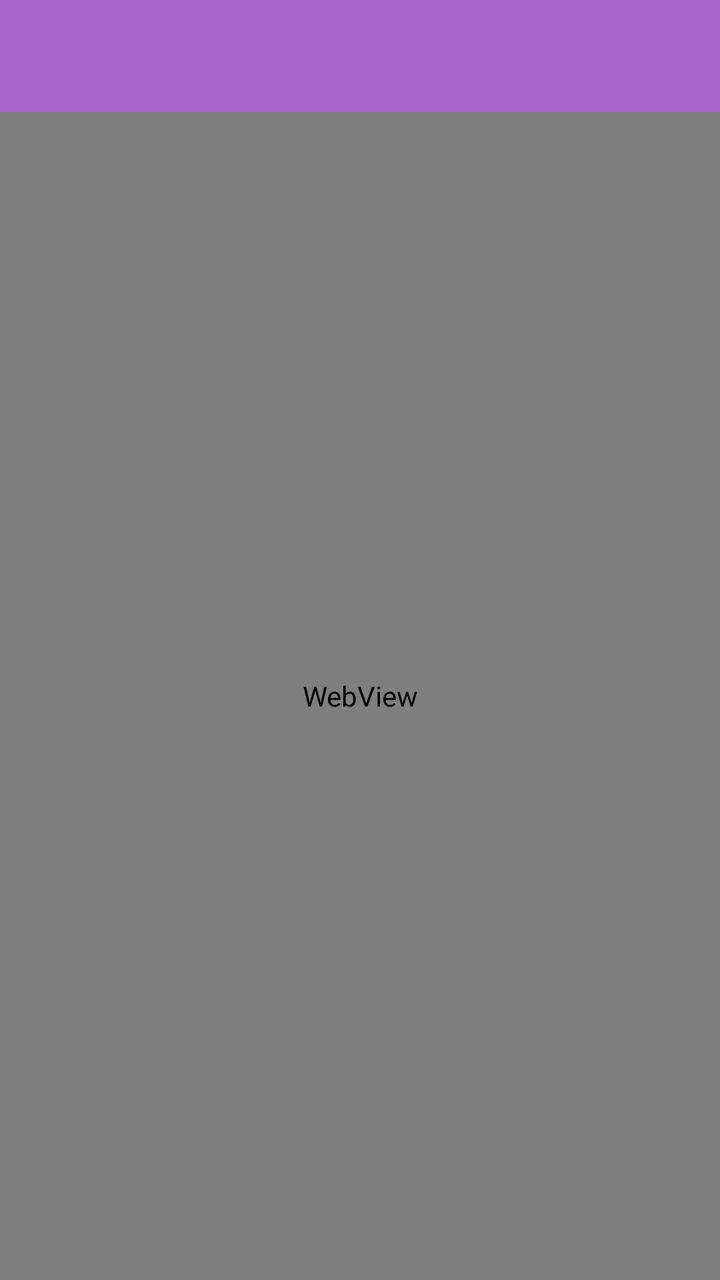
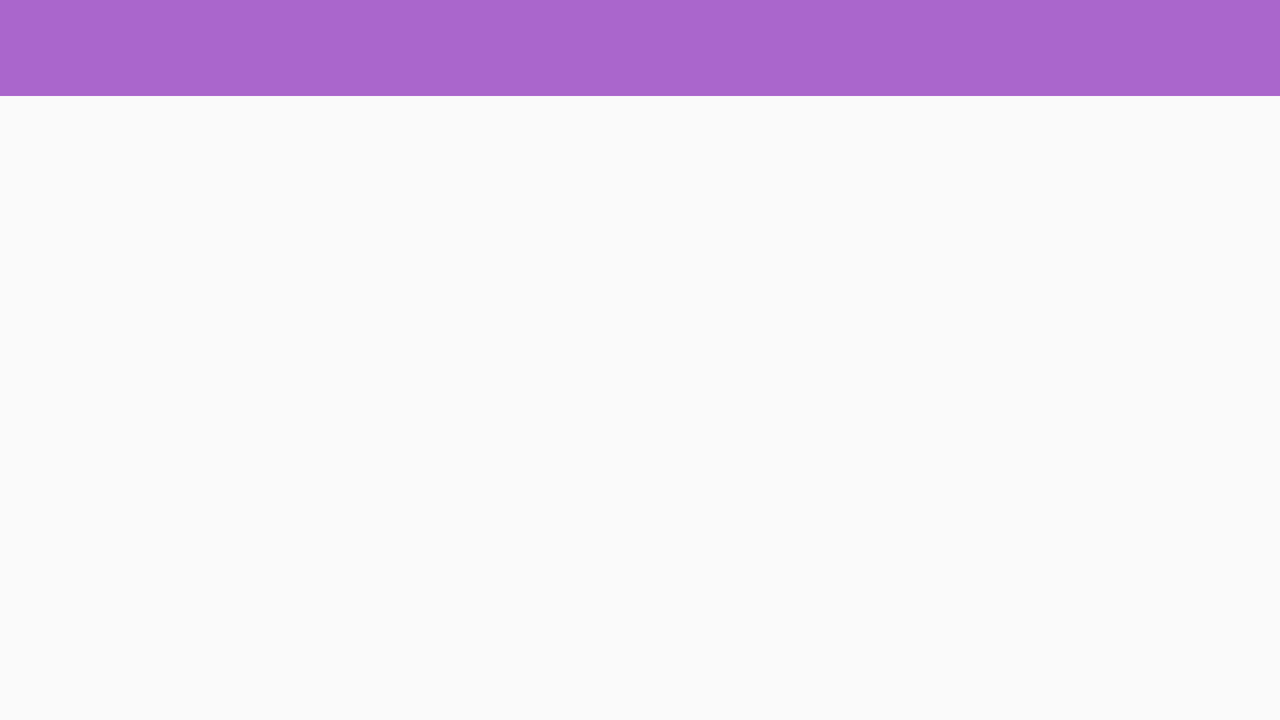

An Android layout and its configuration variant, each rendered on a device that would load it. The default file and the variant file are quoted in full after the pictures.
<!-- AndroidManifest.xml: application theme Theme.AppCompat.Light.NoActionBar -->
<!-- res/layout/fragment_image.xml -->
<?xml version="1.0" encoding="utf-8"?>
<androidx.constraintlayout.widget.ConstraintLayout
  xmlns:android="http://schemas.android.com/apk/res/android"
  xmlns:tools="http://schemas.android.com/tools"
  android:layout_width="match_parent"
  android:layout_height="match_parent"
  xmlns:app="http://schemas.android.com/apk/res-auto"
  tools:context=".controller.ImageFragment">

  <androidx.appcompat.widget.Toolbar
    android:id="@+id/toolbar"
    android:layout_width="match_parent"
    android:layout_height="wrap_content"
    android:minHeight="?attr/actionBarSize"
    app:titleTextColor="@android:color/white"
    android:theme="@style/ThemeOverlay.AppCompat.ActionBar"
    android:background="@android:color/holo_purple"
    app:layout_constraintStart_toStartOf="parent"
    app:layout_constraintEnd_toEndOf="parent"
    app:layout_constraintTop_toTopOf="parent">

    <Spinner
      android:id="@+id/animals_spinner"
      android:layout_width="wrap_content"
      android:layout_height="wrap_content"
      android:background="@android:color/holo_purple"
      android:layout_gravity="end|center_vertical"
      />

  </androidx.appcompat.widget.Toolbar>


  <WebView
    android:id="@+id/content_view"
    android:layout_width="0dp"
    android:layout_height="0dp"
    app:layout_constraintStart_toStartOf="parent"
    app:layout_constraintEnd_toEndOf="parent"
    app:layout_constraintBottom_toBottomOf="parent"
    app:layout_constraintTop_toBottomOf="@id/toolbar">
  </WebView>


</androidx.constraintlayout.widget.ConstraintLayout>
<!-- resources referenced by this layout -->
<resources>

</resources>
<!-- res/layout-land/fragment_image.xml (the repository's variant of the layout above) -->
<!-- drawn on the phone turned sideways -->
<?xml version="1.0" encoding="utf-8"?>
<androidx.constraintlayout.widget.ConstraintLayout
  xmlns:android="http://schemas.android.com/apk/res/android"
  xmlns:tools="http://schemas.android.com/tools"
  android:layout_width="match_parent"
  android:layout_height="match_parent"
  xmlns:app="http://schemas.android.com/apk/res-auto"
  tools:context=".controller.ImageFragment">

  <androidx.appcompat.widget.Toolbar
    android:id="@+id/toolbar"
    android:layout_width="match_parent"
    android:layout_height="wrap_content"
    android:minHeight="?attr/actionBarSize"
    app:titleTextColor="@android:color/white"
    android:theme="@style/ThemeOverlay.AppCompat.ActionBar"
    android:background="@android:color/holo_purple"
    app:layout_constraintStart_toStartOf="parent"
    app:layout_constraintEnd_toEndOf="parent"
    app:layout_constraintTop_toTopOf="parent">

    <Spinner
      android:id="@+id/animals_spinner"
      android:layout_width="wrap_content"
      android:layout_height="wrap_content"
      android:background="@android:color/holo_purple"
      android:layout_gravity="end|center_vertical"
      />

  </androidx.appcompat.widget.Toolbar>


  <ImageView
    android:id="@+id/image_view"
    android:layout_width="0dp"
    android:layout_height="0dp"
    android:adjustViewBounds="true"
    app:layout_constraintStart_toStartOf="parent"
    app:layout_constraintEnd_toEndOf="parent"
    app:layout_constraintBottom_toBottomOf="parent"
    app:layout_constraintTop_toBottomOf="@id/toolbar">
  </ImageView>


</androidx.constraintlayout.widget.ConstraintLayout>
